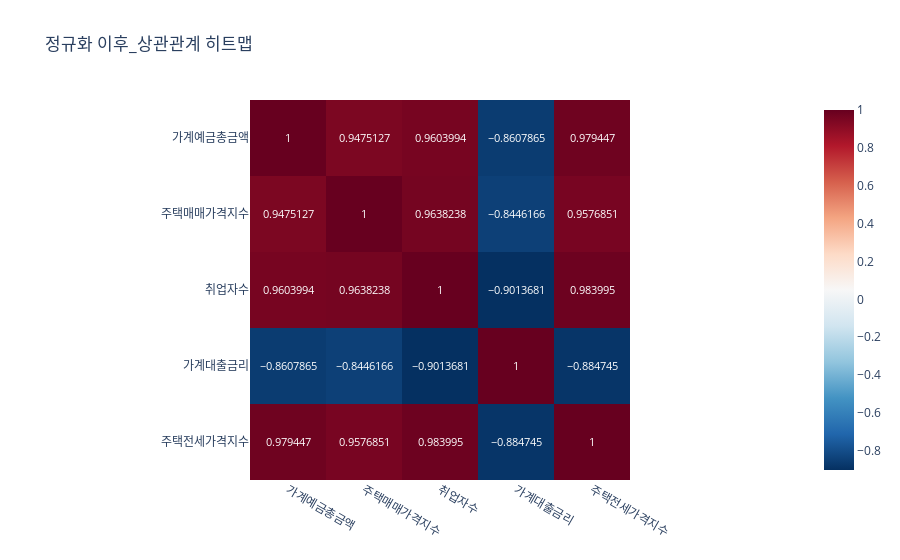

Notebook cell for this chart:
### Code cell
fig = px.imshow(df_corr_2,text_auto=True, color_continuous_scale='RdBu_r',title='정규화 이후_상관관계 히트맵')
fig.show()

### Figure 1 — Plotly figure (JSON) as saved in the notebook; plotly's stock layout.template omitted (floating-point values rounded to 4 significant figures)
{"data": [{"coloraxis": "coloraxis", "hovertemplate": "x: %{x}<br>y: %{y}<br>color: %{z}<extra></extra>", "name": "0", "texttemplate": "%{z}", "type": "heatmap", "x": ["가계예금총금액", "주택매매가격지수", "취업자수", "가계대출금리", "주택전세가격지수"], "xaxis": "x", "y": ["가계예금총금액", "주택매매가격지수", "취업자수", "가계대출금리", "주택전세가격지수"], "yaxis": "y", "z": [[1, 0.9475, 0.9604, -0.8608, 0.9794], [0.9475, 1, 0.9638, -0.8446, 0.9577], [0.9604, 0.9638, 1, -0.9014, 0.984], [-0.8608, -0.8446, -0.9014, 1, -0.8847], [0.9794, 0.9577, 0.984, -0.8847, 1]]}], "layout": {"coloraxis": {"colorscale": [[0, "rgb(5,48,97)"], [0.1, "rgb(33,102,172)"], [0.2, "rgb(67,147,195)"], [0.3, "rgb(146,197,222)"], [0.4, "rgb(209,229,240)"], [0.5, "rgb(247,247,247)"], [0.6, "rgb(253,219,199)"], [0.7, "rgb(244,165,130)"], [0.8, "rgb(214,96,77)"], [0.9, "rgb(178,24,43)"], [1, "rgb(103,0,31)"]]}, "title": {"text": "정규화 이후_상관관계 히트맵"}, "xaxis": {"anchor": "y", "constrain": "domain", "domain": [0, 1], "scaleanchor": "y"}, "yaxis": {"anchor": "x", "autorange": "reversed", "constrain": "domain", "domain": [0, 1]}}}
